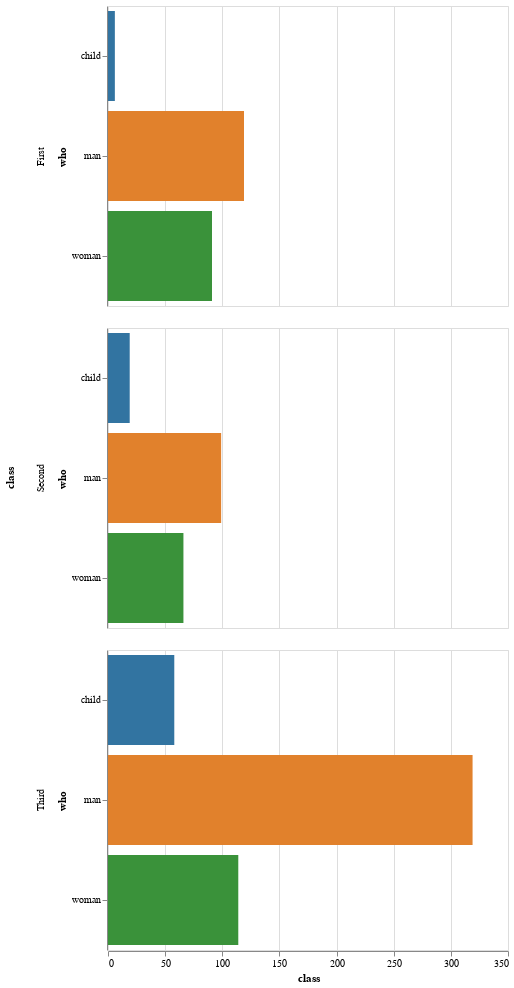

The notebook cell saved with this chart:
### Code cell
display(salt.countplot(y="class", hue="who", data=titanic))
ax = sns.countplot(y="class", hue="who", data=titanic)

### Figure 1 — Vega-Lite specification as saved in the notebook (floating-point values rounded to 4 significant figures; data arrays with more than 128 entries replaced by an {"elided": "..."} marker saying what was removed)
{"$schema": "https://vega.github.io/schema/vega-lite/v2.4.1.json", "config": {"range": {"category": ["rgba(49.62499999999999,115.62499999999996,161.37500000000003,1)", "rgba(224.87499999999997,128.875,44.12500000000004,1)", "rgba(58.49999999999999,145.50000000000003,58.49999999999999,1)", "rgba(192.125,60.87500000000001,61.62499999999999,1)", "rgba(147.49999999999994,113.74999999999999,178.25,1)", "rgba(131.875,91.37500000000001,83.12500000000001,1)", "rgba(213.50000000000003,132.49999999999997,188.74999999999994,1)", "rgba(127.0,127.0,127.0,1)", "rgba(168.87500000000003,169.625,53.37500000000001,1)", "rgba(45.99999999999998,171.25,184.00000000000003,1)"]}, "view": {"height": 300, "width": 400}}, "data": {"values": {"elided": "891 records"}}, "facet": {"row": {"field": "class", "type": "nominal"}}, "spec": {"encoding": {"color": {"field": "who", "legend": null, "type": "nominal"}, "x": {"aggregate": "count", "axis": {"title": "class"}, "field": "class", "type": "quantitative"}, "y": {"field": "who", "type": "nominal"}}, "mark": "bar"}}
